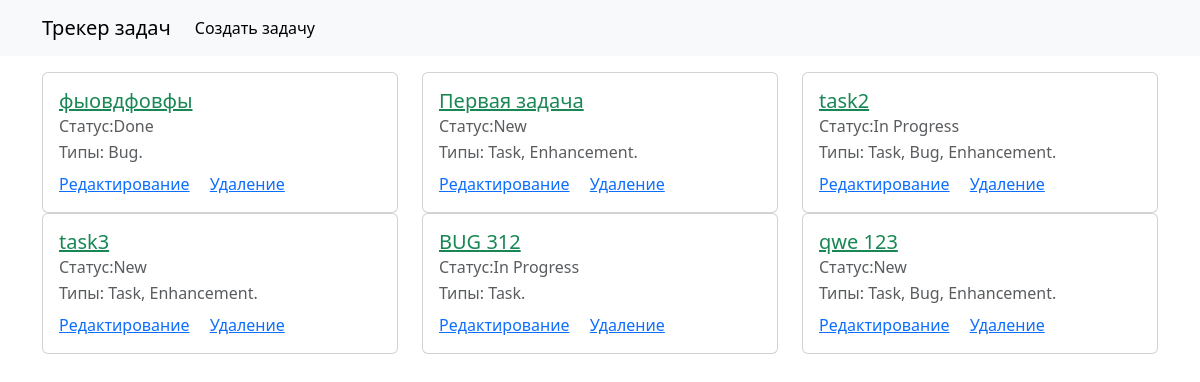
The page / on the database its author committed.
### webapp/models.py (models this page shows, shortened)
class Issue(models.Model):
    summary = models.CharField(max_length=50, verbose_name='Краткое описание')
    description = models.TextField(null=True, blank=True, verbose_name='Полное описание')
    status = models.ForeignKey('webapp.Status', on_delete=models.RESTRICT, related_name='issues', verbose_name='Статус')
    types = models.ManyToManyField('webapp.Type', related_name='issues', verbose_name='Типы')
    created_at = models.DateTimeField(auto_now_add=True, verbose_name='Время создания')
    updated_at = models.DateTimeField(auto_now=True, verbose_name='Время обновления')

class Status(models.Model):
    title = models.CharField(max_length=50, verbose_name='Название')

class Type(models.Model):
    title = models.CharField(max_length=50, verbose_name='Название')

### webapp/views.py (the view)
# urls.py: path('', IndexView.as_view(), name='index'),
class IndexView(TemplateView):
    template_name = 'index.html'
    def get_context_data(self, **kwargs):
        context = super().get_context_data(**kwargs)
        issues = Issue.objects.all()
        context['issues'] = issues
        return context

### webapp/templates/index.html (shortened to what this page needs)
{% extends 'base.html' %}
{% block menu %}
    <li class="nav-item">
        <a class="nav-link active" aria-current="page" href="{% url 'issue_add_view' %}">Создать задачу</a>
    </li>
{% endblock %}
{% block content %}
    <div class="row row-cols-3">
        {% for issue in issues %}
            <div class="col">
                <div class="card">
                    <div class="card-body">
                        <h5 class="card-title"><a href="{% url 'issue_view' issue.pk %}" class="text-success">{{ issue.summary }}</a></h5>
                        <h6 class="card-subtitle mb-2 text-body-secondary">Статус:{{ issue.status.title }}</h6>
                        <p class="card-subtitle mb-2 text-body-secondary">Типы:
                        {% for type in issue.types.all %}
                        	{{ type.title }}{% if forloop.last %}.{% else %},{% endif %}
                        {% endfor %}
                        </p>
                        <a href="{% url 'issue_update_view' issue.pk %}" class="card-link">Редактирование</a>
                        <a href="{% url 'issue_delete_view' issue.pk %}" class="card-link">Удаление</a>
                    </div>
                </div>
            </div>
        {% endfor %}
    </div>
{% endblock %}

### webapp/templates/base.html (shortened to what this page needs)
<!doctype html>
<html lang="en">
<head>
    <link href="https://cdn.jsdelivr.net/npm/bootstrap@5.3.2/dist/css/bootstrap.min.css" rel="stylesheet"
>
</head>
<body>
<nav class="navbar navbar-expand-lg bg-body-tertiary">
    <div class="container">
        <a class="navbar-brand" href="{% url 'index' %}">Трекер задач</a>
        <div class="collapse navbar-collapse" id="navbarNav">
            <ul class="navbar-nav">
                {% block menu %}
                {% endblock %}
            </ul>
        </div>
    </div>
</nav>
<div class="container py-3">
    {% block content %}
    {% endblock %}
</div>
</body>
</html>

### rows shown on the page
Issue: summary "фыовдфовфы", status "Done"
Type: title "Bug"
Issue: summary "Первая задача", status "New"
Type: title "Task"
Type: title "Enhancement"
Issue: summary "task2", status "In Progress"
Issue: summary "task3", status "New"
Issue: summary "BUG 312", status "In Progress"
Issue: summary "qwe 123", status "New"
